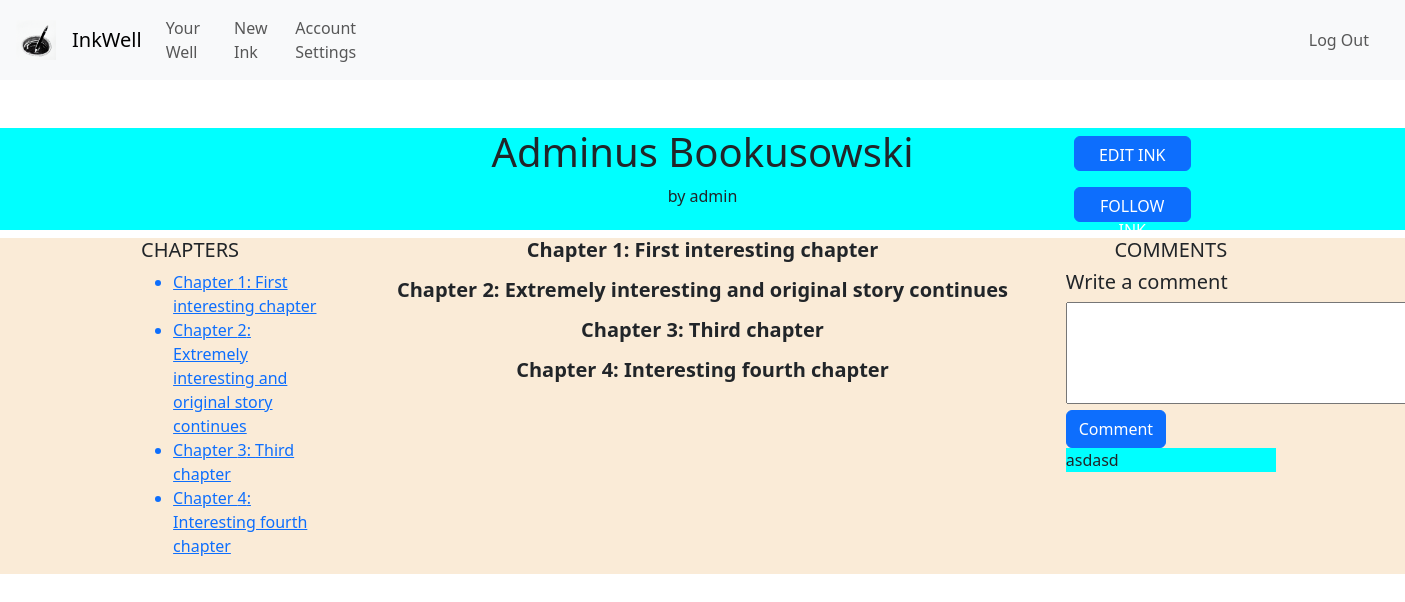
The page /ink_view/6 (signed in) on the database its author committed.
### inkwell/models.py (models this page shows, shortened)
class Ink(models.Model):
    wellOrigin = models.ForeignKey(Well, on_delete=models.CASCADE, related_name="well_pk", default="")
    inkOwner = models.ForeignKey(User, on_delete=models.CASCADE, related_name="ink_owner", default="")
    coAuthors = models.ManyToManyField(User, related_name="CoAuthors",blank=True)
    privateStatus = models.BooleanField(default=False)
    updateStatus = models.BooleanField(default=False) # If the Ink is edited at least once, this changes to true
    ink_following = models.ManyToManyField(User, related_name="ink_following",blank=True)
    genre = models.CharField(max_length=64, default="")
    description = models.CharField(max_length=500, default="")
    title = models.CharField(max_length=64, default="")
    content = models.TextField()
    views = models.PositiveBigIntegerField(default=0)
    letterCount = models.PositiveBigIntegerField(default=0)
    creation_date = models.DateTimeField(default=timezone.now, editable=False)

class User(AbstractUser):
    about = models.CharField(max_length=250, default="")
    profilePicture = models.ImageField(upload_to='', blank=True, null=True)
    coAuthorRequests = models.PositiveIntegerField(default=0)
    def __str__(self):
        return f"{self.username}"

class Chapter(models.Model):
    chapterNumber = models.PositiveIntegerField(default=1)
    chapterTitle = models.CharField(max_length=64)
    chapterContents = QuillField()
    chapterInkOrigin = models.ForeignKey(Ink, on_delete=models.CASCADE, related_name="chapterInkOrigin", default="")

class Comment(models.Model):
    content = models.TextField()
    commentInkOrigin = models.ForeignKey(Ink, on_delete=models.CASCADE, related_name="commentInkOrigin", default="")
    commentAuthor = models.ForeignKey(User, on_delete=models.CASCADE, related_name="commentAuthor", default="")
    commentCreationDate = models.DateTimeField(default=timezone.now, editable=False)

### inkwell/views.py (the view)
# urls.py: path('ink_view/<int:inkID>', views.ink_view, name='ink_view'),
def ink_view(request, inkID):
    viewedInk = Ink.objects.get(id=inkID)
    chapters = Chapter.objects.filter(chapterInkOrigin=viewedInk).order_by("chapterNumber")
    current_user = User.objects.get(pk=request.user.pk)
    following_check = False
    try:
        ink_followed = Ink.objects.get(ink_following=current_user)
        if ink_followed:
            following_check = True
    except Ink.DoesNotExist:
        pass
    comments = Comment.objects.filter(commentInkOrigin=viewedInk)
    if request.method == "POST":
        if "commentContents" in request.POST:
            commentContents = request.POST.get("commentContents")
            new_comment = Comment(content=commentContents, commentInkOrigin=viewedInk, commentAuthor=current_user)
            new_comment.save()
            time.sleep(1)
    return render(request, "inkwell/ink_view.html", {
        "ink": viewedInk,
        "chapters": chapters,
        "following_check": following_check,
        "comments": comments
    })

### inkwell/templates/inkwell/ink_view.html (shortened to what this page needs)
{% extends "inkwell/layout.html" %}
{% block body %}
<div class="container-flex inkViewContainer">
    <div class="row mt-5 d-flex justify-content-center upperRowInkView">
        <div class="col-2">
        </div>
        <div class="col-6 inkViewTitleColumn">
            <h1 class="text-center title">{{ ink.title }}</h1>
            <span class="author-credit text-center">by {{ ink.inkOwner }}</span>
        </div>
        <div class="col-2 inkViewButtonsColumn">
            <a href="{% url 'edit_ink' inkID=ink.id %}"><button class="btn btn-primary">EDIT INK</button></a>
            <button class="btn btn-primary" id="followBtn" type="submit" onclick="followInk('followInk')">FOLLOW INK</button>
        </div>
    </div>
    <div class="row mt-2 d-flex justify-content-center lowerRowInkView">
        <div class="col-2">
            <div class="container">
                <h5 class="text-start">CHAPTERS</h5>
                <ul>
                    {% for chapter in chapters %}
                        <a href="#anchorChapter{{ chapter.chapterNumber }}"><li>Chapter {{ chapter.chapterNumber }}: {{ chapter.chapterTitle }}</li></a>
                    {% endfor %}
                </ul>
            </div>
        </div>
        <div class="col-6 inkViewContents">
            {% for chapter in chapters %}
            <div id="anchorChapter{{chapter.chapterNumber}}">
                <h5 class="text-center lead chapterTitle">Chapter {{ chapter.chapterNumber}}: {{chapter.chapterTitle}}</h5>
            </div>
            {% endfor %}
        </div>
        <div class="col-2 inkViewCommentsAndEditNotes">
            <h5 class="text-center">COMMENTS</h5>
            <form class="form" action="{% url 'ink_view' inkID=ink.id %}" method="post" name="commentForm">
                <h5 class="lead">Write a comment</h5>
                <textarea class="commentContents" rows="4" cols="50" name="commentContents"></textarea>
                <button class="btn btn-primary" type="submit">Comment</button>
            </form>
            <div class="comments-section">
                {% for comment in comments %}
                    <div class="comment">
                        <p>{{ comment.content }}</p>
                    </div>
                {% endfor %}
            </div>
        </div>
    </div>
</div>
{% endblock%}

### inkwell/templates/inkwell/ink_view.html (style rules this page uses)
.inkViewContainer .row { margin: 0; }
.inkViewTitleColumn { display: flex; flex-direction: column; }
.inkViewButtonsColumn { gap: 10px; }
.inkViewButtonsColumn .btn { width: 117px; height: 35px; margin: 0.5rem; }
.upperRowInkView { background-color: aqua; }
.lowerRowInkView { background-color: antiquewhite; }
.chapterTitle { font-weight: bold; }
.comment { background-color: aqua; }

### rows shown on the page
Ink: title "Adminus Bookusowski", inkOwner "admin"
Chapter: chapterNumber "1", chapterTitle "First interesting chapter"
Chapter: chapterNumber "2", chapterTitle "Extremely interesting and original story continues"
Chapter: chapterNumber "3", chapterTitle "Third chapter"
Chapter: chapterNumber "4", chapterTitle "Interesting fourth chapter"
Comment: content "asdasd"
